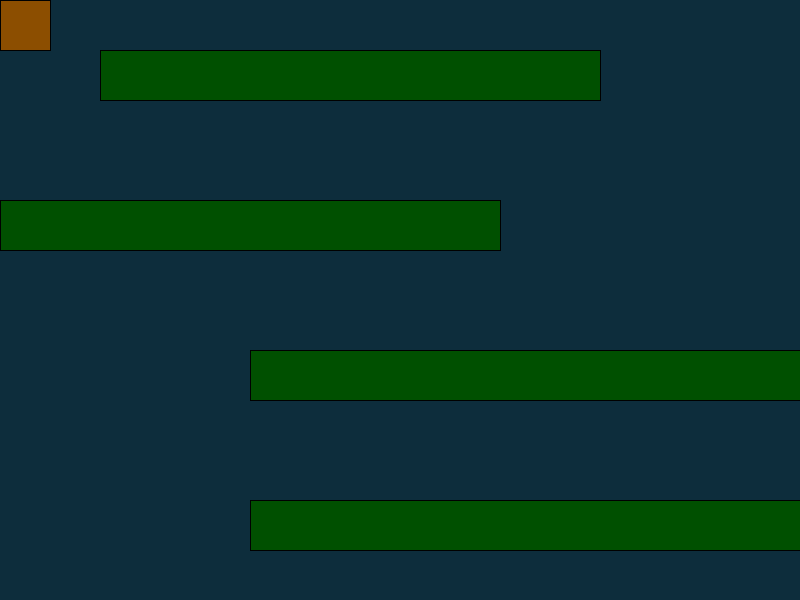
Frame 1 (no input)
Frame 60 (the mouse pressed at the canvas centre just before this capture): identical to frame 1, image omitted
Frame 120 (the mouse held since frame 60 and released just before this capture): identical to frame 1, image omitted

The Processing sketch that drew this single still picture (run headless with seeded random() and noise(); from frame 60 on, the mouse is pressed at the canvas centre):

// Processing sketch: Game
// ── Game.pde
float X;
float Y;

void setup(){
  size(800,600);
  background(13,45,60);
  frameRate(15);
}

void draw(){

      Level();
       
      
   //Player Controller
      Player();

      if (keyPressed){
        if (key == 's'){
          Y = Y+50;
        }
      }
      
      if (keyPressed){
        if (key == 'w'){
          Y = Y-50;
        }
      }
      
      if (keyPressed){
        if (key == 'a'){
          X = X-50;
        }
      }
      
      if (keyPressed){
        if (key == 'd'){
          X = X+50;
        }
      }
   
}


void Player(){
  fill (140,78,0);
  rect(X,Y,50,50);
}

void Level(){
    //Level Design
      fill(0,80,0);
      strokeWeight(1);
      rect(100,50,500,50);
      rect(0,200,500,50);
      rect(250,350,700,50);
      rect(250,500,700,50);
}
